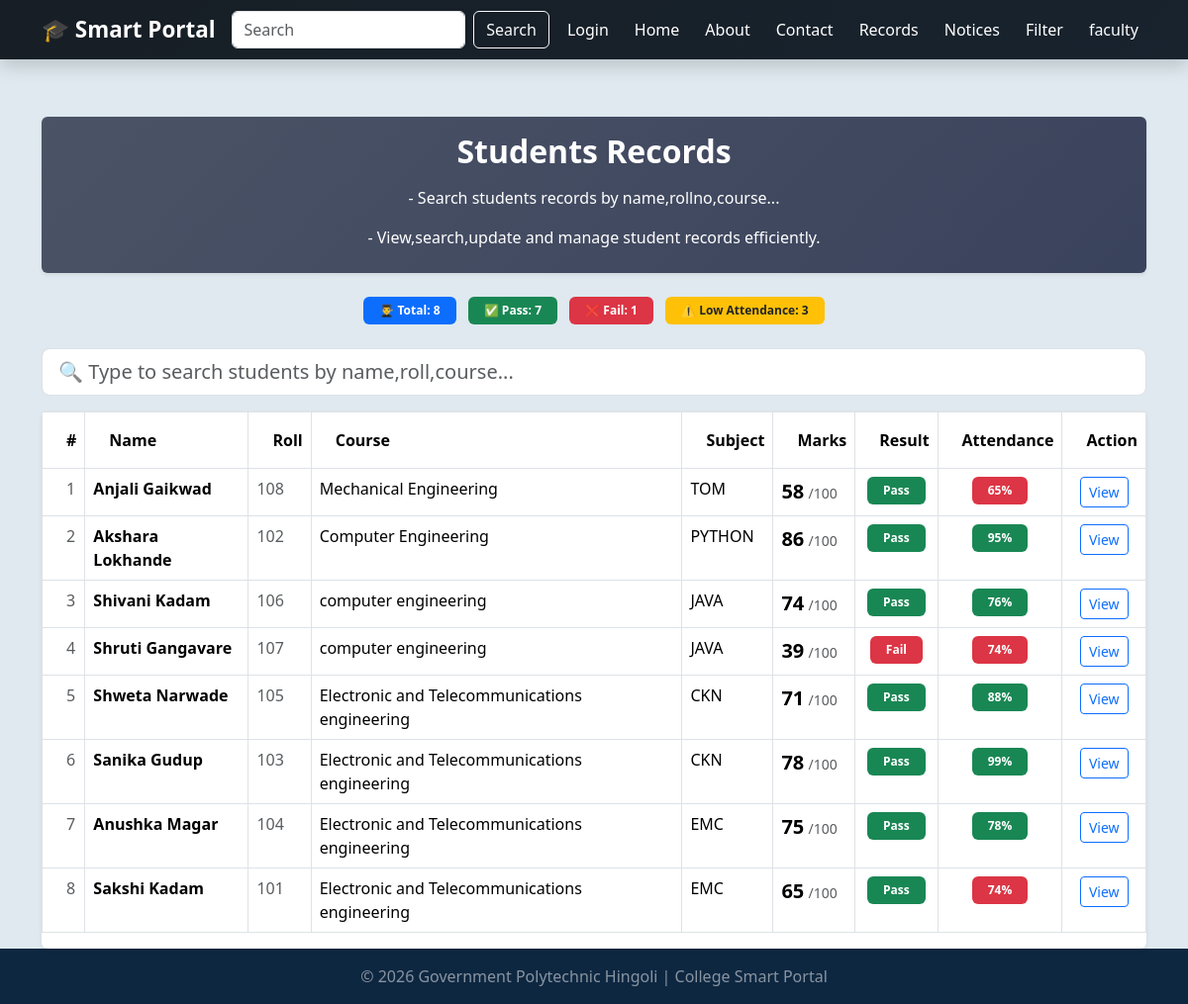
Screenshot of /search with the database file from the repository.
### tables this page shows
CREATE TABLE students(
                id INTEGER PRIMARY KEY AUTOINCREMENT,
                 name TEXT NOT NULL,
                 roll INTEGER NOT NULL,
                 course TEXT NOT NULL,
                 subject TEXT NOT NULL,
                 marks INTEGER NOT NULL,
                 attendance INTEGER DEFAULT 0
                 );

### app2.py (the view)
@app.route('/search')
def search_student():
    q = request.args.get('q', '')
    conn= get_db()
    if q:
        students = conn.execute(""" SELECT * FROM students
                        WHERE name LIKE ?
                        OR course LIKE?
                        OR subject LIKE ?
                        OR roll LIKE ?""",(f'%{q}%',f'%{q}%',f'%{q}%',f'%{q}%')).fetchall()
    else:
        students = conn.execute('SELECT * FROM students ORDER BY id DESC').fetchall()
    conn.close()
    return render_template("records.html",students=students,query=q)

### database.py (called while the page is built)
def get_db():
   conn=sqlite3.connect(DB_PATH)
   conn.row_factory= sqlite3.Row
   return conn

### templates/records.html (shortened to what this page needs)
{% extends "base.html" %}
{% block content %}
<div class="card mb-4 shadow-sm p-3"style="background:linear-gradient(135deg, #4b5366, #3a435c);">
<h2 class="fw-bold mb-3 text-white text-center">Students Records</h2>
<p class="text-white text-center">- Search students records by name,rollno,course...
</p><p class="text-white text-center mb-2">- View,search,update and manage student records efficiently.
</p>
</div>
    {% set pass_students = students|selectattr('marks','ge',40)|list %}
    {% set fail_students = students|selectattr('marks','lt',40)|list %}
    {% set low_attendance = students|selectattr('attendance','lt',75)|list %}
<div class="row mb-4">
    <div class="col text-center">
        <span class="badge bg-primary px-3 py-2 me-2">
            👨‍🎓 Total: {{ students|length }}
        </span>
        <span class="badge bg-success px-3 py-2 me-2">
            ✅ Pass: {{ pass_students|length }}
        </span>
        <span class="badge bg-danger px-3 py-2 me-2">
            ❌ Fail: {{ fail_students|length }}
        </span>
        <span class="badge bg-warning text-dark px-3 py-2">
            ⚠️ Low Attendance: {{ low_attendance|length }}
        </span>
    </div>
</div>
<div class="mb-3">
    <input type="text"
           id="searchInput"
           class="form-control form-control-lg"
           placeholder="🔍 Type to search students by name,roll,course...">
</div>
<div class="card shadow-sm">
    <div class="card-body p-0">
        {% if students|length == 0 %}
        <div class="text-center p-5">
            <h5 class="text-muted">No student records found.</h5>
            <a href="{{ url_for('add_student') }}" class="btn btn-primary mt-2">Add Student</a>
        </div>
        {% else %}
        <div class="table-responsive">
                <table class="table table-bordered table-hover">
                <thead style="background-color: #0b1f39; color:white;">
                    <tr>
                        <th class="py-3 ps-4">#</th>
                        <th class="py-3 ps-4">Name</th>
                        <th class="py-3 ps-4">Roll</th>
                        <th class="py-3 ps-4">Course</th>
                        <th class="py-3 ps-4">Subject</th>
                        <th class="py-3 ps-4">Marks</th>
                        <th class="py-3 ps-4">Result</th>
                        <th class="py-3 ps-4 text-center">Attendance</th>
                        <th class="py-3 ps-4 text-center">Action</th>
                    </tr>
                </thead>
                <tbody id="tableBody">
                    {% for student in students %}
                    <tr data-name="{{ student.name | lower}}"
                    data-roll="{{ student.roll | lower}}"
                    data-course="{{ student.course | lower}}">
                        <td class="ps-4 text-muted">{{ loop.index }}</td>
                        <td>
                            <div class="d-flex align-items-center">
                                <span class="fw-bold">{{ student.name }}</span>
                            </div>
                        </td>
                        <td class="text-muted">{{ student.roll }}</td>
                        <td>{{ student.course }}</td>
                        <td>{{ student.subject }}</td>
                        <td>
                            <span class="fw-bold fs-5">{{ student.marks }}</span>
                            <span class="text-muted small">/100</span>
                        </td>
                        <td class="text-center">
                            {% if student.marks >= 40 %}
                                <span class="badge bg-success px-3 py-2">Pass</span>
                            {% else %}
                                <span class="badge bg-danger px-3 py-2">Fail</span>
                            {% endif %}
                        </td>
                        <td class="text-center">
                            {% if student.attendance >= 75 %}
                                <span class="badge bg-success px-3 py-2">
                                    {{ student.attendance }}%
                                </span>
                            {% else %}
                                <span class="badge bg-danger px-3 py-2">
                                    {{ student.attendance }}%
                                </span>
                            {% endif %}
                        </td>
                        <td class="text-center">
                            <a href="{{ url_for('student_detail', id=student.id) }}" class="btn btn-sm btn-outline-primary">View</a>
                        </td>
                    </tr>
                    {% endfor %}
                </tbody>
            </table>
        </div>
        {% endif %}
    </div>
</div>
{% endblock %}

### templates/base.html (style rules this page uses)
body { padding-top: 70px; background: #dee9eff7; min-height: 100vh; display: flex; flex-direction: column; }
.card { border:none; transition: 0.3s; }

### rows the page displays
students: name "Anjali Gaikwad", roll "108", course "Mechanical Engineering", subject "TOM", marks "58", shows "Pass", attendance "65"
students: name "Akshara Lokhande", roll "102", course "Computer Engineering", subject "PYTHON", marks "86", shows "Pass", attendance "95"
students: name "Shivani Kadam", roll "106", course "computer engineering", subject "JAVA", marks "74", shows "Pass", attendance "76"
students: name "Shruti Gangavare", roll "107", course "computer engineering", subject "JAVA", marks "39", shows "Fail", attendance "74"
students: name "Shweta Narwade", roll "105", course "Electronic and Telecommunications engineering", subject "CKN", marks "71", shows "Pass", attendance "88"
students: name "Sanika Gudup", roll "103", course "Electronic and Telecommunications engineering", subject "CKN", marks "78", shows "Pass", attendance "99"
students: name "Anushka Magar", roll "104", course "Electronic and Telecommunications engineering", subject "EMC", marks "75", shows "Pass", attendance "78"
students: name "Sakshi Kadam", roll "101", course "Electronic and Telecommunications engineering", subject "EMC", marks "65", shows "Pass", attendance "74"

### other values shown
{{ students|length }} "8"
{{ pass_students|length }} "7"
{{ fail_students|length }} "1"
{{ low_attendance|length }} "3"
